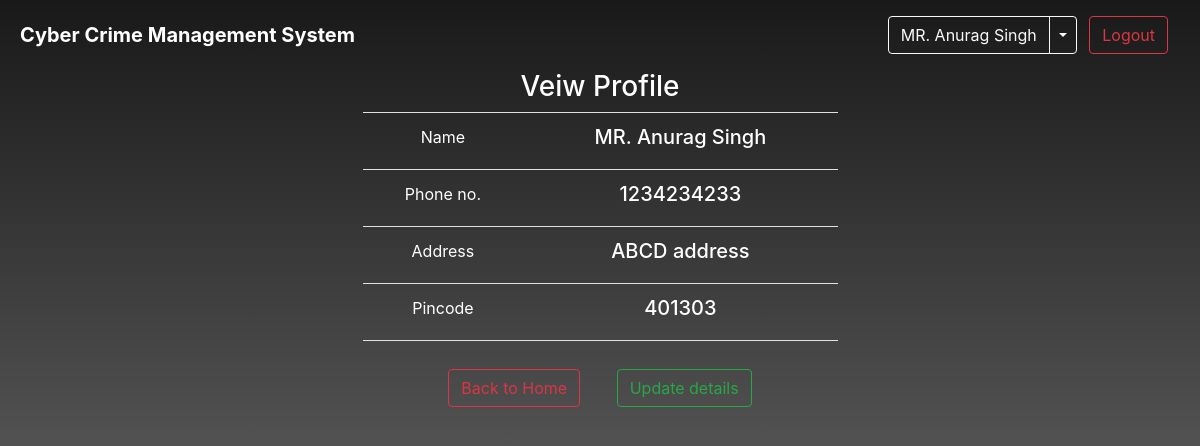
/emp_view_profile.php (signed in), run on the app's committed database.
### tables this page shows
CREATE TABLE `user_details` (
  `id` int(11) NOT NULL,
  `name` varchar(128) NOT NULL,
  `address` varchar(1024) NOT NULL,
  `pincode` int(6) NOT NULL,
  `phone_no` int(10) NOT NULL
);

### emp_view_profile.php (the view, shortened to what this page needs)
<?php
if ($_SESSION["valid"] == true) {
$conn = dbconnect();
$sql = "SELECT * from user_details where id =". $_SESSION["id"];
$result = mysqli_query($conn, $sql);
$row = mysqli_fetch_assoc($result);
?>
<!DOCTYPE html>
<html lang="en">
  <head>
    <link rel="stylesheet" href="css/style.css">
    <link rel="stylesheet" href="https://maxcdn.bootstrapcdn.com/bootstrap/4.5.0/css/bootstrap.min.css">
    <link rel="stylesheet" href="https://stackpath.bootstrapcdn.com/font-awesome/4.7.0/css/font-awesome.min.css">
    <link rel="stylesheet" type="text/css" href="css/style.css">
  </head>
  <body>
    <nav class="navbar navbar-expand-md navbar-dark">
      <a class="navbar-brand ml-1 font-weight-bold " href="#">Cyber Crime Management System</a>
      <div class="collapse navbar-collapse" id="collapsibleNavbar">
        <ul class="navbar-nav ml-auto">
          <li class="nav-item p-2">
            <div class="btn-group">
              <button type="button" class="btn btn-outline-light"><?php echo $_SESSION["name"];?></button>
              <button type="button" class="btn btn-outline-light dropdown-toggle dropdown-toggle-split mr-2" data-toggle="dropdown">
              </button>
            </div>
            <a class="btn btn-outline-danger rounded mr-2" href="controllers/logoutcontrol.php">Logout</a>
          </ul>
        </div>
      </nav>
    <div class="container text-center text-white col-lg-6 col-md-8 col-sm-10 ">
      <div>
        <h3 >Veiw Profile</h3>
            <table class=" table text-center col-lg-10 col-md-10  mx-auto text-white">
              <tr >
                <td>Name</td>
                <td><h5><?php echo $row["name"];?></h5></td>
              </tr>
              <tr >
                <td>Phone no.</td>
                <td><h5><?php echo $row["phone_no"];?></h5></td>
              </tr>
              <tr >
                <td>Address</td>
                <td><h5><?php echo $row["address"];?></h5></td>
              </tr>
              <tr >
                <td>Pincode</td>
                <td><h5><?php echo $row["pincode"];?></h5></td>
              </tr>
              <tr>
                <td colspan="2" class="text-center">
                  <a class="btn btn-outline-danger  mr-3 mt-3" href="emp_dashboard.php">Back to Home</a>
                  <a class="btn btn-outline-success ml-3 mt-3" href="emp_update_profile.php">Update details</a>
                </td>
              </tr>
            </table>
      </div>
    </body>
  </html>
  <?php }else{
  header("Location:index.php");
}
?>

### css/style.css (style rules this page uses)
* { margin: 0; padding: 0; box-sizing: border-box; }
body { background: linear-gradient(0deg, rgba(0,0,0,0.5),rgba(0,0,0,0.9)), url("https://images.pexels.com/photos/5473298/pexels-photo-5473298.jpeg?auto=compress&cs=tinysrgb&dpr=3&h=750&w=1260"); background-repeat: no-repeat; background-attachment: fixed; background-position: center; background-size: cover; }

### data on the page
user_details: name "MR. Anurag Singh", phone_no "1234234233", address "ABCD address", pincode "401303"

### other printed values
$_SESSION["name"] "MR. Anurag Singh"
